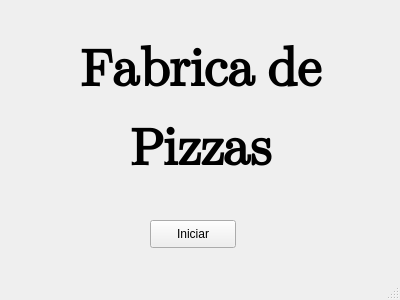
<?xml version="1.0" encoding="UTF-8"?>
<ui version="4.0">
 <class>MainWindow</class>
 <widget class="QMainWindow" name="MainWindow">
  <property name="enabled">
   <bool>true</bool>
  </property>
  <property name="geometry">
   <rect>
    <x>0</x>
    <y>0</y>
    <width>400</width>
    <height>300</height>
   </rect>
  </property>
  <property name="sizePolicy">
   <sizepolicy hsizetype="Ignored" vsizetype="Ignored">
    <horstretch>0</horstretch>
    <verstretch>0</verstretch>
   </sizepolicy>
  </property>
  <property name="minimumSize">
   <size>
    <width>400</width>
    <height>300</height>
   </size>
  </property>
  <property name="maximumSize">
   <size>
    <width>400</width>
    <height>300</height>
   </size>
  </property>
  <property name="windowTitle">
   <string>Fabrica</string>
  </property>
  <property name="layoutDirection">
   <enum>Qt::LeftToRight</enum>
  </property>
  <widget class="QWidget" name="centralWidget">
   <widget class="QPushButton" name="pushButton">
    <property name="geometry">
     <rect>
      <x>150</x>
      <y>220</y>
      <width>86</width>
      <height>28</height>
     </rect>
    </property>
    <property name="text">
     <string>Iniciar</string>
    </property>
   </widget>
   <widget class="QLabel" name="label">
    <property name="geometry">
     <rect>
      <x>0</x>
      <y>10</y>
      <width>401</width>
      <height>201</height>
     </rect>
    </property>
    <property name="font">
     <font>
      <family>Symbola</family>
      <pointsize>39</pointsize>
      <weight>75</weight>
      <italic>false</italic>
      <bold>true</bold>
     </font>
    </property>
    <property name="text">
     <string>&lt;html&gt;&lt;head/&gt;&lt;body&gt;&lt;p align=&quot;center&quot;&gt;Fabrica de&lt;/p&gt;&lt;p align=&quot;center&quot;&gt;Pizzas&lt;/p&gt;&lt;/body&gt;&lt;/html&gt;</string>
    </property>
    <property name="alignment">
     <set>Qt::AlignCenter</set>
    </property>
   </widget>
  </widget>
  <widget class="QStatusBar" name="statusBar">
   <property name="enabled">
    <bool>false</bool>
   </property>
  </widget>
 </widget>
 <layoutdefault spacing="6" margin="11"/>
 <resources/>
 <connections/>
</ui>
